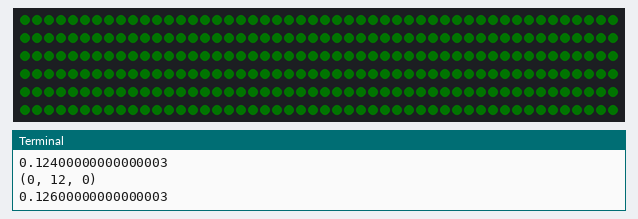
This program was run on a simulated Raspberry Pi (BCM pin numbers). Parts: 300 RGB LEDs in strip order, left to right, continuing on the next row, the last lines printed to the terminal. Dim RGB values are drawn brighter than linear. At 8.1 s the program stops and its outputs stay as they are.

Above: at 0.3 s.
At 5.08 s:
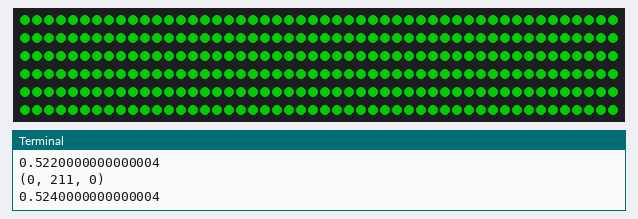

The program:

morning.py
```python
# Simple thing for phasing in light from dim to a comfortable warm light
# This is the start for what will be used to create my morning light
# Saving this so things don't get lost :)

import time
import board
import neopixel


pixel_pin = board.D18

num_pixels = 300

# For RGBW NeoPixels, simply change the ORDER to RGBW or GRBW.
ORDER = neopixel.GRB

pixels = neopixel.NeoPixel(
    pixel_pin, num_pixels, brightness=0.1, auto_write=False, pixel_order=ORDER
)

def increase_brightness(brightness, shift_delay):
    if brightness < 1.0:
        return brightness + (shift_delay/5)
    else:
        return 1.0

shift_delay = 0.01
grb = (0, 0, 0)
steps = 0

while grb[1] < 255:
    steps = steps + 1
    print(grb)
    pixels.fill(grb)
    pixels.brightness = increase_brightness(pixels.brightness, shift_delay)
    print(pixels.brightness)
    pixels.show()
    grb = tuple(map(lambda i, j: i + j, grb, (0, 1, 0)))
    time.sleep(shift_delay)

while grb[2] < 15:
    pixels.brightness = increase_brightness(pixels.brightness, shift_delay)
    print(pixels.brightness)
    steps = steps + 1
    pixels.fill(grb)
    pixels.show()
    grb = tuple(map(lambda i, j: i + j, grb, (0, 0, 1)))
    time.sleep(shift_delay)
    print(grb)

while grb[0] < 65:
    steps = steps + 1
    print(grb)
    pixels.fill(grb)
    pixels.brightness = increase_brightness(pixels.brightness, shift_delay)
    print(pixels.brightness)
    pixels.show()
    grb = tuple(map(lambda i, j: i + j, grb, (1, 0, 0)))
    time.sleep(shift_delay)

print(steps)
```
